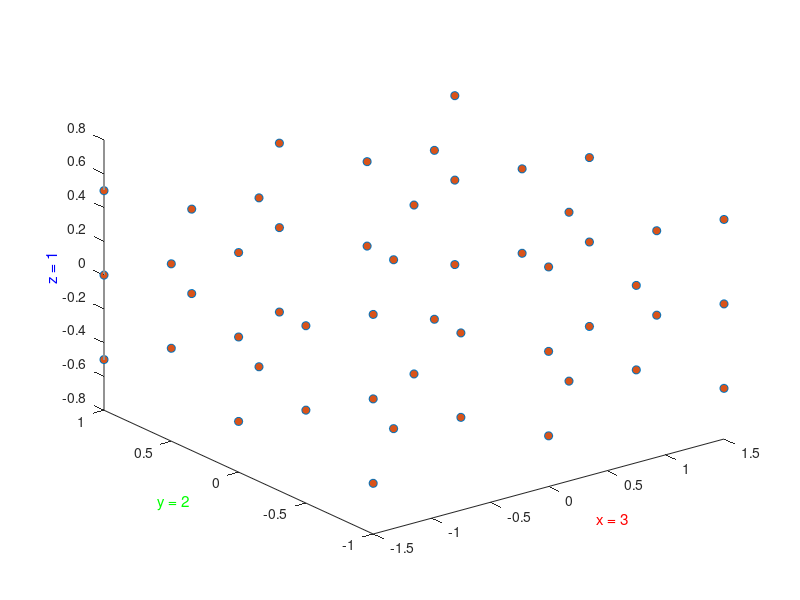

Here is the MATLAB script that generated this plot: (Note: this script raises an error after producing the figure.)
function ptcld = Point_Cloud_Data_Brick(x,y,z,pointset,varargin)
%Point_Cloud_Data_Brick Produce point cloud for exterior surface of a brick
%   [ptcld] = Point_Cloud_Data_Brick(x,y,z)
%
%   You can specify:
%       x         length along (first column of ptcld)
%       y         length along (second column of ptcld)
%       z         length along (third column of ptcld)
%       pointset  'full':    corners, edges, and faces
%                 'corners': corners only
%   Point cloud data will be centered at [0,0,0]
%
% Copyright 2021-2025 The MathWorks, Inc.

% Default data to show diagram
if (nargin == 0)
    x = 3;
    y = 2;
    z = 1;
    pointset = 'full';
end

% Check if plot should be produced
if (isempty(varargin))
    showplot = 'n';
else
    showplot = varargin;
end

ptcld_corners = [...
    1  -1  -1;
    1   1  -1;
    -1  -1  -1;
    -1   1  -1;
    1  -1   1;
    1   1   1;
    -1  -1   1;
    -1   1   1;
    ];

ptcld_face_ctr = [...
    1   0   0;
    -1   0   0;
    0  -1   0;
    0   1   0;
    0   0  -1;
    0   0   1;
    ];

ptcld_edges = [...
    1  -1   0;
    1   1   0;
    -1  -1   0;
    -1   1   0;
    1   0   1;
    -1   0   1;
    1   0  -1;
    -1   0  -1;
    0  -1  -1;
    0   1  -1;
    0  -1   1;
    0   1   1;
    ];

ptcld_faces = [...
    1    0.5   0.5;
    1    0.5  -0.5;
    1   -0.5   0.5;
    1   -0.5  -0.5;
    -1    0.5   0.5;
    -1    0.5  -0.5;
    -1   -0.5   0.5;
    -1   -0.5  -0.5;
    0.5  1     0.5;
    0.5  1    -0.5;
    -0.5  1     0.5;
    -0.5  1    -0.5;
    0.5 -1     0.5;
    0.5 -1    -0.5;
    -0.5 -1     0.5;
    -0.5 -1    -0.5;
    0.5   0.5  1;
    0.5  -0.5  1;
    -0.5   0.5  1;
    -0.5  -0.5  1;
    0.5   0.5 -1;
    0.5  -0.5 -1;
    -0.5   0.5 -1;
    -0.5  -0.5 -1;
    ];

switch pointset
    case 'full'
        ptcld = [...
            ptcld_corners
            ptcld_face_ctr
            ptcld_edges
            ptcld_faces].*[x y z]/2;
    case 'corners'
        ptcld = [...
            ptcld_corners].*[x y z]/2;
end

% Plot diagram to show parameters and extrusion
if (nargin == 0 || strcmpi(showplot,'plot'))
    
    % Figure name
    figString = ['h1_' mfilename];
    % Only create a figure if no figure exists
    figExist = 0;
    fig_hExist = evalin('base',['exist(''' figString ''')']);
    if (fig_hExist)
        figExist = evalin('base',['ishandle(' figString ') && strcmp(get(' figString ', ''type''), ''figure'')']);
    end
    if ~figExist
        fig_h = figure('Name',figString);
        assignin('base',figString,fig_h);
    else
        fig_h = evalin('base',figString);
    end
    figure(fig_h)
    clf(fig_h)
    
    temp_colororder = get(gca,'defaultAxesColorOrder');
    
    plot3(ptcld(:,1),ptcld(:,2),ptcld(:,3),'o','MarkerFaceColor',temp_colororder(2,:))
    hold on
    
    xlabel(['x = ' num2str(x)],'Color','r');
    ylabel(['y = ' num2str(y)],'Color','g');
    zlabel(['z = ' num2str(z)],'Color','b');
    
    DT = delaunayTriangulation(ptcld);
    [K,~] = convexHull(DT);
    trisurf(K,DT.Points(:,1),DT.Points(:,2),DT.Points(:,3),'FaceColor',[0.6 0.6 0.9],'EdgeColor',[0.6 0.6 0.9],'FaceAlpha',0.3)
    
    title(['[ptcld] = Point\_Cloud\_Data\_Brick(x, y, z, pointset);']);
    hold off
    box on
    axis equal
    grid off
end